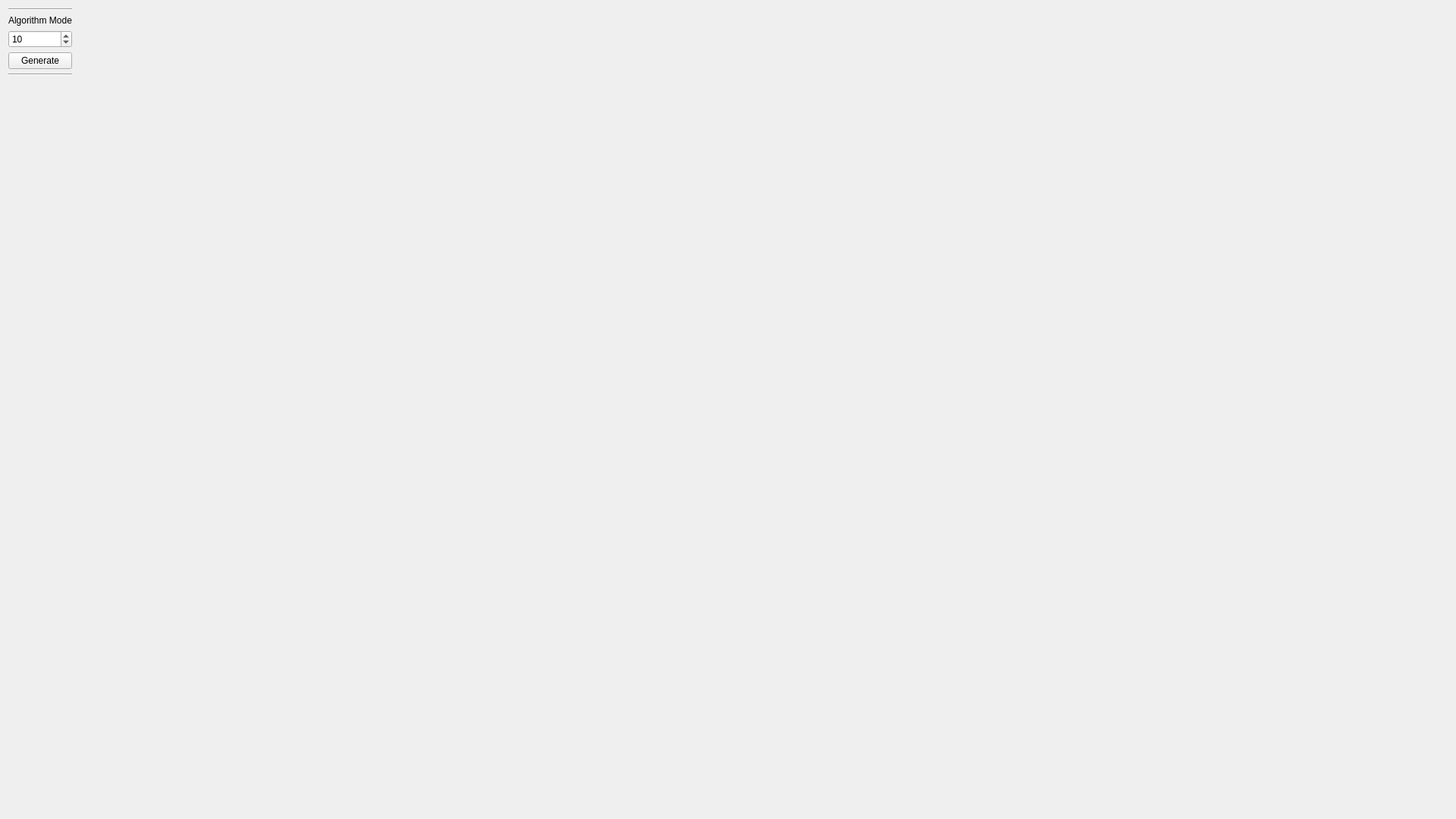
<?xml version="1.0" encoding="UTF-8"?>
<ui version="4.0">
 <class>MainWindowClass</class>
 <widget class="QMainWindow" name="MainWindowClass">
  <property name="geometry">
   <rect>
    <x>0</x>
    <y>0</y>
    <width>1920</width>
    <height>1080</height>
   </rect>
  </property>
  <property name="sizePolicy">
   <sizepolicy hsizetype="Preferred" vsizetype="Preferred">
    <horstretch>0</horstretch>
    <verstretch>0</verstretch>
   </sizepolicy>
  </property>
  <property name="windowTitle">
   <string>CompGeoTemplate</string>
  </property>
  <property name="locale">
   <locale language="German" country="Germany"/>
  </property>
  <widget class="QWidget" name="centralWidget">
   <layout class="QHBoxLayout" name="horizontalLayout_2">
    <item>
     <layout class="QVBoxLayout" name="verticalLayout">
      <item>
       <widget class="Line" name="line_2">
        <property name="lineWidth">
         <number>1</number>
        </property>
        <property name="orientation">
         <enum>Qt::Horizontal</enum>
        </property>
       </widget>
      </item>
      <item>
       <widget class="QLabel" name="label">
        <property name="text">
         <string>Algorithm Mode</string>
        </property>
       </widget>
      </item>
      <item>
       <widget class="QSpinBox" name="spinBox">
        <property name="maximum">
         <number>10000</number>
        </property>
        <property name="minimum">
         <number>0</number>
        </property>
        <property name="value">
         <number>10</number>
        </property>
       </widget>
      </item>
      <item>
       <widget class="QPushButton" name="pushButton">
        <property name="text">
         <string>Generate</string>
        </property>
       </widget>
      </item>
      <item>
       <widget class="Line" name="line_3">
        <property name="lineWidth">
         <number>1</number>
        </property>
        <property name="orientation">
         <enum>Qt::Horizontal</enum>
        </property>
       </widget>
      </item>
      <item>
       <spacer name="verticalSpacer">
        <property name="orientation">
         <enum>Qt::Vertical</enum>
        </property>
        <property name="sizeHint" stdset="0">
         <size>
          <width>20</width>
          <height>40</height>
         </size>
        </property>
       </spacer>
      </item>
     </layout>
    </item>
    <item>
     <widget class="GLWidget" name="glwidget" native="true">
      <property name="sizePolicy">
       <sizepolicy hsizetype="Expanding" vsizetype="Expanding">
        <horstretch>0</horstretch>
        <verstretch>0</verstretch>
       </sizepolicy>
      </property>
      <property name="minimumSize">
       <size>
        <width>0</width>
        <height>0</height>
       </size>
      </property>
      <layout class="QHBoxLayout" name="horizontalLayout"/>
     </widget>
    </item>
   </layout>
  </widget>
 </widget>
 <layoutdefault spacing="6" margin="11"/>
 <customwidgets>
  <customwidget>
   <class>GLWidget</class>
   <extends>QWidget</extends>
   <header>glwidget.h</header>
   <container>1</container>
  </customwidget>
 </customwidgets>
 <resources/>
 <connections/>
</ui>
